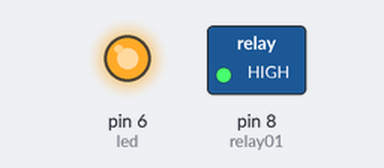
This sketch was run on a simulated Arduino Uno, built with avr-gcc and run on an emulated ATmega328P. Parts: switched loads named in the sketch (green lamp = pin HIGH), output pins drawn as LEDs (lit = HIGH).

Above: at 2.0 s.
At 6.0 s:
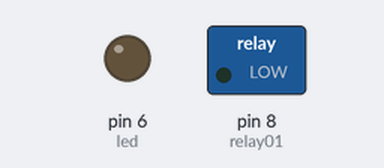
Timing chart, 0 to 10.4 s (numbered marks = the images above):
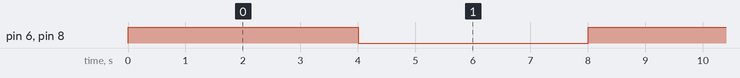

Measured:
- by itself, pin 6 (led), pin 8 (relay01): alternates HIGH for 4.0 s and LOW for 4.0 s

The sketch:

_06_Relay.ino.ino
```cpp
int relay01 = 8;
int led = 6;

void setup() {
  pinMode(relay01, OUTPUT);
  pinMode(led, OUTPUT);
}

void loop() {
  digitalWrite(relay01, HIGH);
  digitalWrite(led, HIGH);
  delay(4000);
  digitalWrite(relay01, LOW);
  digitalWrite(led, LOW);
  delay(4000);
}
```
